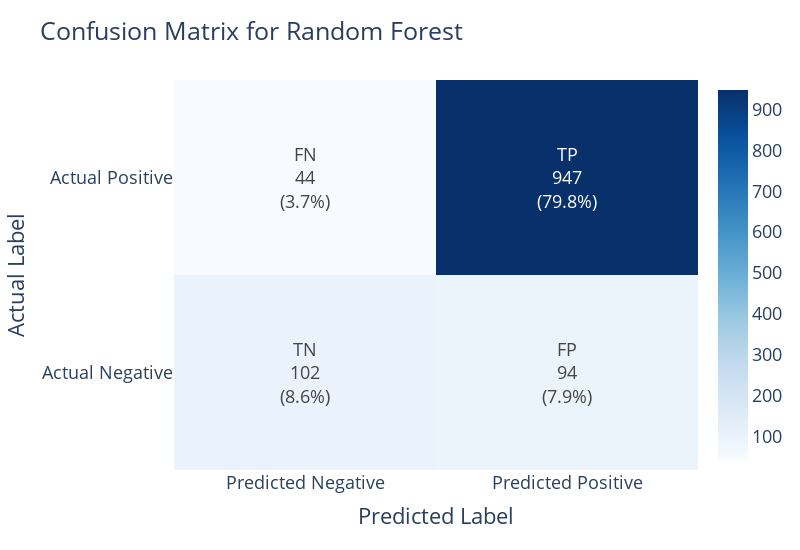

Notebook code for this chart:
### Code cell
import plotly.graph_objects as go
from sklearn.metrics import confusion_matrix

best_rf_model = results["Random Forest"]["Best Estimator"]
y_pred_rf = best_rf_model.predict(X_test)

cm = confusion_matrix(y_test, y_pred_rf)
cm_percent = cm / cm.sum() * 100  

labels = [["TN", "FP"], ["FN", "TP"]]

annotations = [[f"{label}<br>{value}<br>({percent:.1f}%)"
                for label, value, percent in zip(row_l, row_v, row_p)]
               for row_l, row_v, row_p in zip(labels, cm, cm_percent)]

fig = go.Figure(data=go.Heatmap(
    z=cm,
    x=["Predicted Negative", "Predicted Positive"],
    y=["Actual Negative", "Actual Positive"],
    text=annotations,
    texttemplate="%{text}",
    colorscale="Blues",
    showscale=True,
    hoverinfo="skip"
))

fig.update_layout(
    title="Confusion Matrix for Random Forest",
    xaxis_title="Predicted Label",
    yaxis_title="Actual Label",
    font=dict(size=18),
    width=800,
    height=550,
    margin=dict(t=80, l=100, r=20, b=80)
)

fig.show()

### Figure 1 — Plotly figure (JSON) as saved in the notebook; plotly's stock layout.template omitted (floating-point values rounded to 4 significant figures)
{"data": [{"colorscale": [[0, "rgb(247,251,255)"], [0.125, "rgb(222,235,247)"], [0.25, "rgb(198,219,239)"], [0.375, "rgb(158,202,225)"], [0.5, "rgb(107,174,214)"], [0.625, "rgb(66,146,198)"], [0.75, "rgb(33,113,181)"], [0.875, "rgb(8,81,156)"], [1, "rgb(8,48,107)"]], "hoverinfo": "skip", "showscale": true, "text": [["TN<br>102<br>(8.6%)", "FP<br>94<br>(7.9%)"], ["FN<br>44<br>(3.7%)", "TP<br>947<br>(79.8%)"]], "texttemplate": "%{text}", "type": "heatmap", "x": ["Predicted Negative", "Predicted Positive"], "y": ["Actual Negative", "Actual Positive"], "z": [[102, 94], [44, 947]]}], "layout": {"font": {"size": 18}, "height": 550, "margin": {"b": 80, "l": 100, "r": 20, "t": 80}, "title": {"text": "Confusion Matrix for Random Forest"}, "width": 800, "xaxis": {"title": {"text": "Predicted Label"}}, "yaxis": {"title": {"text": "Actual Label"}}}}
